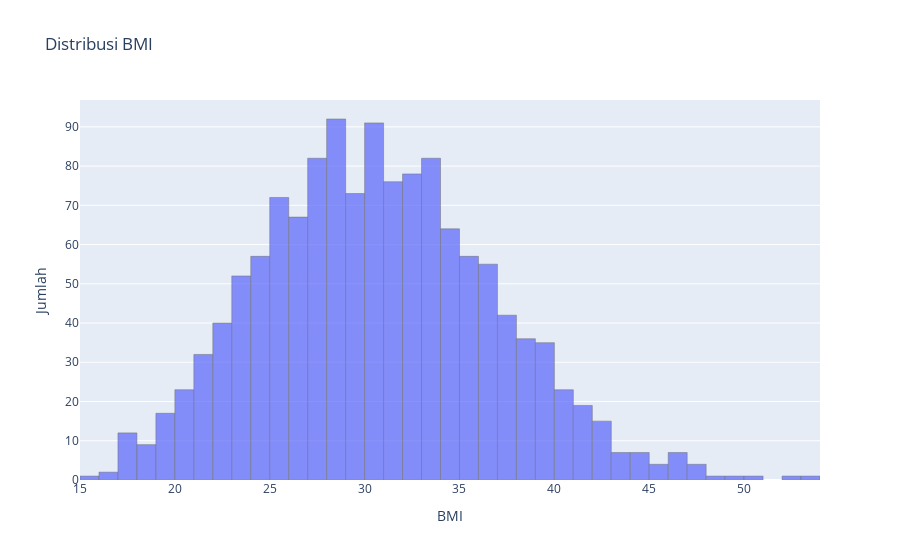

The notebook cell saved with this chart:
### Markdown cell above
### __3. Distribusi BMI (Histogram)__

### Code cell
# 3.Distribusi BMI (Histogram)
fig3 = go.Figure()
fig3.add_trace(go.Histogram(
    x=df['bmi'],
    name='BMI',
    opacity=0.75,
    marker=dict(line=dict(width=0.5)),  # Garis tepi pada bar
))
fig3.update_layout(
    title='Distribusi BMI',
    xaxis_title='BMI',
    yaxis_title='Jumlah',
)
fig3.show()

### Figure 1 — Plotly figure (JSON) as saved in the notebook; plotly's stock layout.template omitted (floating-point values rounded to 4 significant figures; data arrays with more than 128 entries replaced by an {"elided": "..."} marker saying what was removed)
{"data": [{"marker": {"line": {"width": 0.5}}, "name": "BMI", "opacity": 0.75, "type": "histogram", "x": {"elided": "1338 float values"}}], "layout": {"title": {"text": "Distribusi BMI"}, "xaxis": {"title": {"text": "BMI"}}, "yaxis": {"title": {"text": "Jumlah"}}}}
